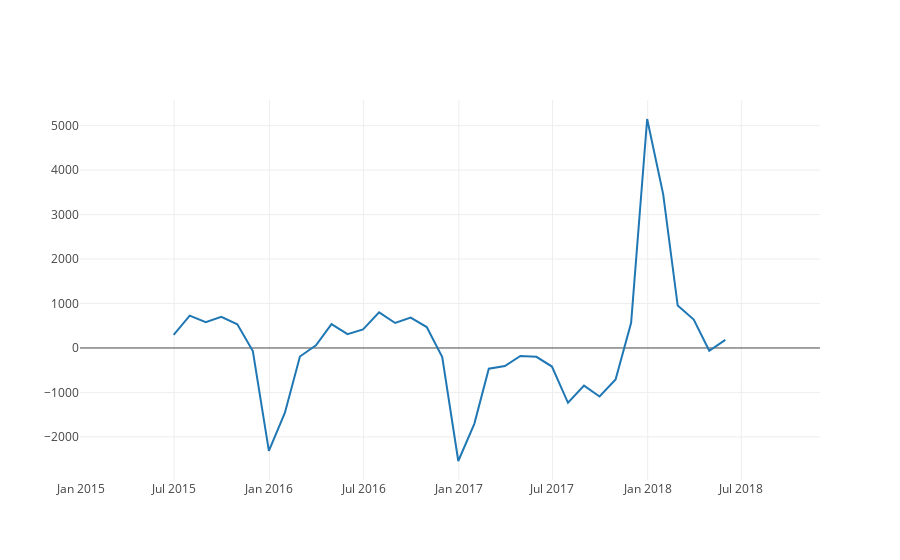

The notebook cell this image was saved under:
### Code cell
iplot([go.Scatter(x=series.index, y=result.resid, mode='lines')])
